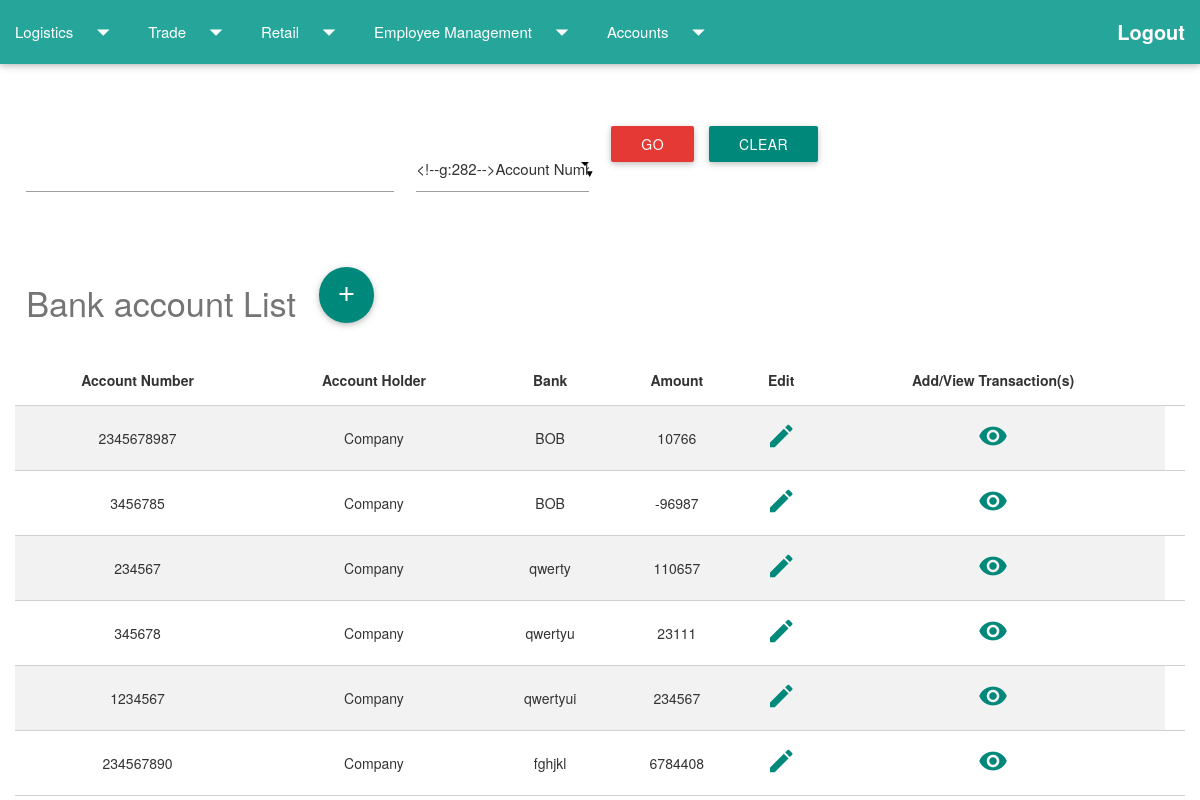
Page /homepage/accounts/accountlist/ (signed in) on the committed database.
### accounts/models.py (models this page shows, shortened)
@python_2_unicode_compatible
class BankAccount (models.Model):
	account_number = models.CharField(max_length=30,unique=True)
	account_holder = models.CharField(max_length=100,default='Company')
	bank = models.CharField(max_length=100)
	amount = models.PositiveIntegerField(default=0)

### accounts/views.py (the view)
def accounts_admin(request):
    if request.user.is_authenticated() and request.user.groups.all()[0].id==2:
        if request.method == "POST":
            form = BankAccountSearchForm(request.POST)
            if form.is_valid():
                searchitemaccount = form.cleaned_data['account_search_item']
                accounttype = form.cleaned_data['account_type']
                search_type = 'icontains'
                accounttype = accounttype + "__" + search_type
                accounts_list = BankAccount.objects.filter(**{accounttype: searchitemaccount})
                return render(request, 'accounts/accounts_list.html', {'accounts_list': accounts_list,'form': form})
            else:
                accounts_list = BankAccount.objects.all()
        else:
            accounts_list = BankAccount.objects.all()
            form = BankAccountSearchForm()
        return render(request, 'accounts/accounts_list.html', {'accounts_list': accounts_list,'form': form,'title':'Accounts Admin'})
    else:
        return redirect(index)

### accounts/forms.py
class BankAccountSearchForm(forms.ModelForm):
    class Meta:
        model = BankAccountssearch
        fields = ('account_search_item', 'account_type',)

### accounts/templates/accounts/accounts_list.html (shortened to what this page needs)
{% extends 'logistics/firstpage.html' %}
{% block content %}
<div class="container-fluid">
    <div class="row">
    </div>
    <form method="POST" class="post-form">
        <div class="row">
            <div class="col l4 s6">
                {{ form.account_search_item}} <br>
            </div>
            <div class="col l2 s6">
                {{ form.account_type}} <br>
            </div>
            <div class="col l1 s6">
                <button type="submit" class="save btn btn-default red darken-1">Go</button>
            </div>
            <div class="col l1 s6">
                <a href="{% url 'accounts_admin' %}" class="waves-effect waves-light btn   teal darken-1">Clear</a>
            </div>
        </div>
    </form>
    <div class="row">
        <h4 class="headingcolour col s3">Bank account List</h4>
       <div class="col s3" >
      <a class="btn-floating btn-large teal darken-1 " href="{% url 'account_new' %}">
      <i class="large material-icons">add</i>
    </a>
   </div>
   </div>
    {% if accounts_list %}
    <table class="striped centered bordered responsive-table">
        <thead>
            <tr>
                <th>Account Number</th>
                <th>Account Holder</th>
                <th>Bank</th>
                <th>Amount</th>
                 <th>Edit</th>
                <th>Add/View Transaction(s)</th>
                <th></th>
            </tr>
        </thead>
        <tbody>
            {% for account in accounts_list %}
            <tr>
                <td>{{account.account_number}}</td>
                <td>{{account.account_holder}}</td>
                <td>{{account.bank}}</td>
                <td>{{account.amount}}</td>
                 <td>
                    <a href="{% url 'account_edit' account_number=account.account_number %}">
                    <i class="small material-icons icon-cyan">mode_edit</i></a>
                </td>
                <td><a href="{% url 'show_transaction' transaction=account.account_number %}"><i class="small material-icons icon-cyan">visibility</i></a>
                </td>
            </tr>
            {% endfor %}
        </tbody>
    </table>
    {% else %}
    <p>No Such Account</p>
    {% endif %}
</div>
{% endblock %}

### logistics/static/css/style.css (style rules this page uses)
.headingcolour { color: #757575; }
i.icon-cyan { color: #00897b; }
body { background: #ffffff; }

### rows in the picture
BankAccount: account_number "2345678987", account_holder "Company", bank "BOB", amount "10766"
BankAccount: account_number "3456785", account_holder "Company", bank "BOB", amount "-96987"
BankAccount: account_number "234567", account_holder "Company", bank "qwerty", amount "110657"
BankAccount: account_number "345678", account_holder "Company", bank "qwertyu", amount "23111"
BankAccount: account_number "1234567", account_holder "Company", bank "qwertyui", amount "234567"
BankAccount: account_number "234567890", account_holder "Company", bank "fghjkl", amount "6784408"
